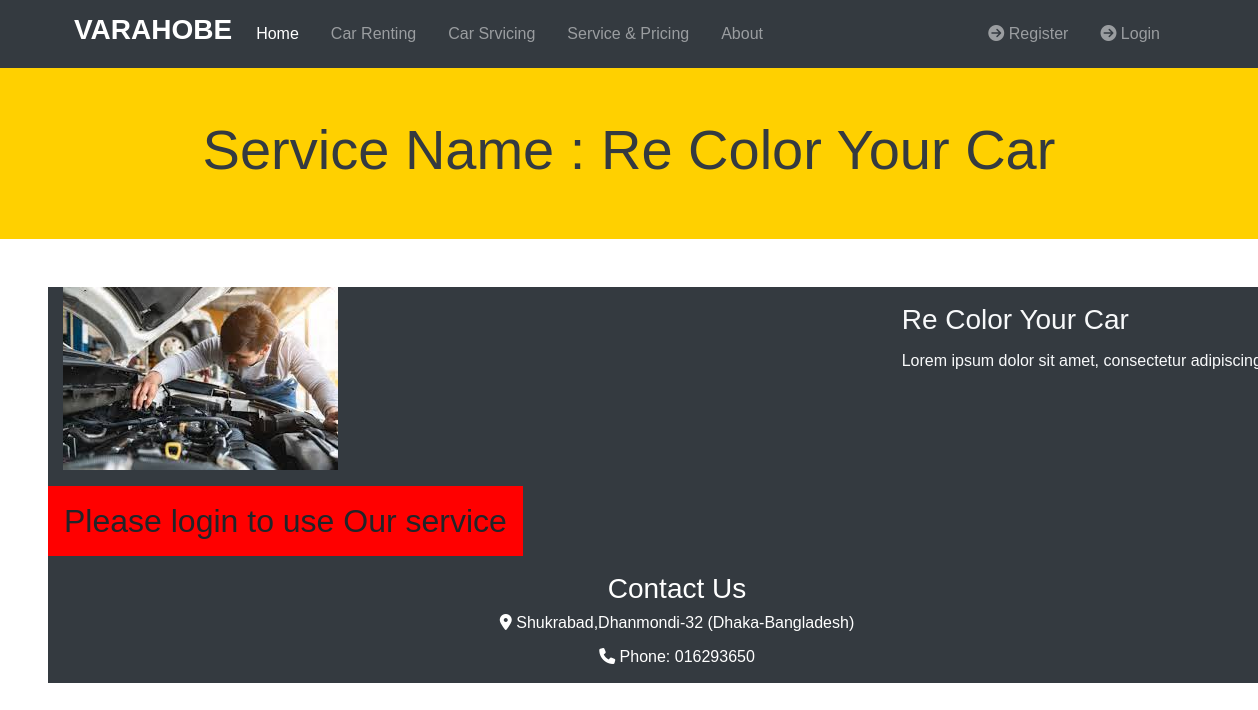
Screenshot of /servicing/1 with the database file from the repository.
### servicing/models.py (models this page shows, shortened)
class Our_services(models.Model):
  title=models.CharField(max_length=50,default=None)
  description=models.CharField(max_length=50)
  image=models.ImageField(upload_to='images/',blank=True)
  list_date=models.DateTimeField(default=datetime.now,blank=True)

### servicing/views.py (the view)
# urls.py: path('<int:id>',views.service_details,name='service_details')
def service_details(request,id):
    service=get_object_or_404(Our_services, pk=id)
    context={'service':service }
    return render(request,'servicing/service_details.html',context)

### templates/servicing/service_details.html (shortened to what this page needs)
{% extends 'pages/base.html' %}
{% load static %}
{% block content %}
<section class="dash-heading py-5 text-dark ">
  <div class="container">
    <div class="row text-center">
      <div class="col-md-12">
        <div class="text-center">
          <h1 class="display-4">Service Name : {{ service.title }}</h1>
        </div>
      </div>
    </div>
  </div>
</section>
<div class="container-fluid m-5 bg-dark">
    <div class="row">
      <div class="col-md-8">
        <img src="{{ service.image.url }}" alt="" class="img-main img-fluid mb-3">
      </div>
      <div class="col-md-4 text-light">
        <h3 class="my-3">{{service.title}}</h3>
        <p>{{service.description}}</p>
      </div>
    </div>
    <div class="row">
      <div>
        {% if user.is_authenticated %}
        <div class="px-5 bg-light">
          <button class="btn-secondary btn-block btn-lg" data-toggle="modal" data-target="#getservice">Caontact For getting Car servicing</button>
        </div>
      {% else %}
    <h2 class="warning p-3"> Please login to use Our service </h2>
      {% endif %}
      </div>
    </div>
{% endblock  %}

### CarRental/static/css/style.css (style rules this page uses)
body { font-family: 'montserrat',sans-serif; font:var(--dark) }
:root { --pure:#ffffff; --yellow:#FFD000; }
.warning { background-color: red; }
.dash-heading { background-color: var(--yellow); }

### rows the page displays
Our_services: title "Re Color Your Car", image (picture), description "Lorem ipsum dolor sit amet, consectetur…"
